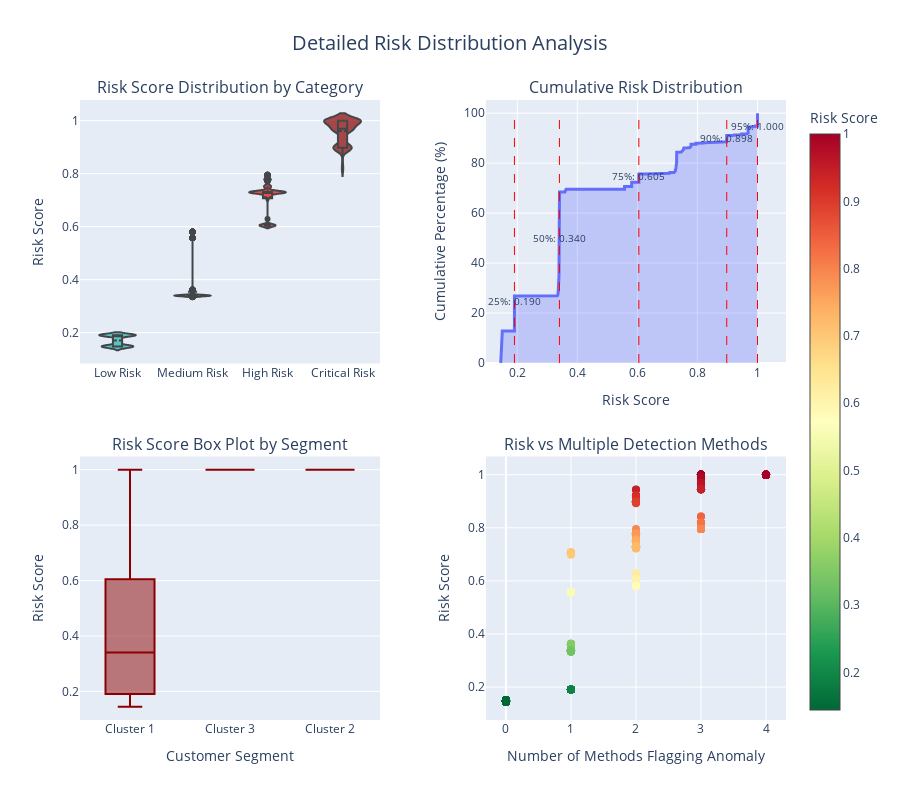

The code cell stored with this chart in its notebook:
### Markdown cell above
# 3.1 Detailed Risk Analysis
In-depth analysis of risk distribution and patterns.

### Code cell
print("\n📊 DETAILED RISK DISTRIBUTION ANALYSIS")
print("="*60)

# Create comprehensive risk analysis dashboard
fig = make_subplots(
    rows=2, cols=2,
    subplot_titles=('Risk Score Distribution by Category',
                    'Cumulative Risk Distribution',
                    'Risk Score Box Plot by Segment',
                    'Risk vs Multiple Detection Methods'),
    specs=[[{'type': 'violin'}, {'type': 'scatter'}],
           [{'type': 'box'}, {'type': 'scatter'}]],
    vertical_spacing=0.15,
    horizontal_spacing=0.15
)

# Plot 1: Risk Score Distribution by Category (Violin Plot)
for i, category in enumerate(['Low Risk', 'Medium Risk', 'High Risk', 'Critical Risk']):
    if category in df_results['Risk_Category'].unique():
        category_data = df_results[df_results['Risk_Category'] == category]['Risk_Score_Final']
        fig.add_trace(
            go.Violin(
                y=category_data,
                name=category,
                box_visible=True,
                meanline_visible=True,
                fillcolor='lightseagreen' if category == 'Low Risk' else 
                        'orange' if category == 'Medium Risk' else
                        'red' if category == 'High Risk' else 'darkred',
                line_color='black',
                opacity=0.7
            ),
            row=1, col=1
        )

fig.update_yaxes(title_text="Risk Score", row=1, col=1)

# Plot 2: Cumulative Risk Distribution
sorted_scores = np.sort(df_results['Risk_Score_Final'])
cumulative_dist = np.arange(1, len(sorted_scores) + 1) / len(sorted_scores)

fig.add_trace(
    go.Scatter(
        x=sorted_scores,
        y=cumulative_dist * 100,
        mode='lines',
        line=dict(color='#636EFA', width=3),
        fill='tozeroy',
        fillcolor='rgba(99, 110, 250, 0.3)',
        name='Cumulative Distribution'
    ),
    row=1, col=2
)

# Add percentile lines
percentiles = [25, 50, 75, 90, 95]
percentile_values = np.percentile(df_results['Risk_Score_Final'], percentiles)

for pct, val in zip(percentiles, percentile_values):
    fig.add_shape(
        type="line",
        x0=val, x1=val,
        y0=0, y1=100,
        line=dict(color="red", width=1, dash="dash"),
        row=1, col=2
    )
    fig.add_annotation(
        x=val, y=pct,
        text=f"{pct}%: {val:.3f}",
        showarrow=False,
        font=dict(size=10),
        row=1, col=2
    )

fig.update_xaxes(title_text="Risk Score", row=1, col=2)
fig.update_yaxes(title_text="Cumulative Percentage (%)", row=1, col=2)

# Plot 3: Risk Score Box Plot by Segment
if 'Segment_Name' in df_results.columns:
    # Get top 5 segments by count
    top_segments = df_results['Segment_Name'].value_counts().head(5).index
    
    for segment in top_segments:
        segment_data = df_results[df_results['Segment_Name'] == segment]['Risk_Score_Final']
        fig.add_trace(
            go.Box(
                y=segment_data,
                name=segment[:20],  # Truncate long names
                boxpoints='outliers',
                marker_color='lightcoral',
                line_color='darkred'
            ),
            row=2, col=1
        )
    
    fig.update_yaxes(title_text="Risk Score", row=2, col=1)
    fig.update_xaxes(title_text="Customer Segment", row=2, col=1)

# Plot 4: Risk vs Multiple Detection Methods
if all(col in df_results.columns for col in ['Z_Score', 'IQR', 'Isolation_Forest', 'LOF']):
    # Calculate agreement score
    df_results['Method_Agreement'] = df_results[['Z_Score', 'IQR', 'Isolation_Forest', 'LOF']].sum(axis=1)
    
    fig.add_trace(
        go.Scatter(
            x=df_results['Method_Agreement'],
            y=df_results['Risk_Score_Final'],
            mode='markers',
            marker=dict(
                size=8,
                color=df_results['Risk_Score_Final'],
                colorscale='RdYlGn_r',
                showscale=True,
                colorbar=dict(title="Risk Score")
            ),
            text=df_results.apply(
                lambda row: f"Account: {row['Account_Number']}<br>" +
                           f"Methods: {row['Method_Agreement']}/4<br>" +
                           f"Risk: {row['Risk_Score_Final']:.3f}",
                axis=1
            ),
            hoverinfo='text',
            name='Customers'
        ),
        row=2, col=2
    )
    
    fig.update_xaxes(title_text="Number of Methods Flagging Anomaly", row=2, col=2)
    fig.update_yaxes(title_text="Risk Score", row=2, col=2)

# Update layout
fig.update_layout(
    height=800,
    showlegend=False,
    title_text="Detailed Risk Distribution Analysis",
    title_font_size=20,
    title_x=0.5
)

fig.show()

### Figure 1 — Plotly figure (JSON) as saved in the notebook; plotly's stock layout.template omitted (floating-point values rounded to 4 significant figures; data arrays with more than 128 entries replaced by an {"elided": "..."} marker saying what was removed)
{"data": [{"box": {"visible": true}, "fillcolor": "lightseagreen", "line": {"color": "black"}, "meanline": {"visible": true}, "name": "Low Risk", "opacity": 0.7, "type": "violin", "xaxis": "x", "y": {"elided": "1046 float values"}, "yaxis": "y"}, {"box": {"visible": true}, "fillcolor": "orange", "line": {"color": "black"}, "meanline": {"visible": true}, "name": "Medium Risk", "opacity": 0.7, "type": "violin", "xaxis": "x", "y": {"elided": "1769 float values"}, "yaxis": "y"}, {"box": {"visible": true}, "fillcolor": "red", "line": {"color": "black"}, "meanline": {"visible": true}, "name": "High Risk", "opacity": 0.7, "type": "violin", "xaxis": "x", "y": {"elided": "611 float values"}, "yaxis": "y"}, {"box": {"visible": true}, "fillcolor": "darkred", "line": {"color": "black"}, "meanline": {"visible": true}, "name": "Critical Risk", "opacity": 0.7, "type": "violin", "xaxis": "x", "y": {"elided": "467 float values"}, "yaxis": "y"}, {"fill": "tozeroy", "fillcolor": "rgba(99, 110, 250, 0.3)", "line": {"color": "#636EFA", "width": 3}, "mode": "lines", "name": "Cumulative Distribution", "type": "scatter", "x": {"elided": "3893 float values"}, "xaxis": "x2", "y": {"elided": "3893 float values"}, "yaxis": "y2"}, {"boxpoints": "outliers", "line": {"color": "darkred"}, "marker": {"color": "lightcoral"}, "name": "Cluster 1", "type": "box", "xaxis": "x3", "y": {"elided": "3875 float values"}, "yaxis": "y3"}, {"boxpoints": "outliers", "line": {"color": "darkred"}, "marker": {"color": "lightcoral"}, "name": "Cluster 3", "type": "box", "xaxis": "x3", "y": [1.0, 1.0, 1.0, 1.0, 1.0, 1.0, 1.0, 1.0, 1.0, 1.0, 1.0, 1.0, 1.0, 1.0, 1.0], "yaxis": "y3"}, {"boxpoints": "outliers", "line": {"color": "darkred"}, "marker": {"color": "lightcoral"}, "name": "Cluster 2", "type": "box", "xaxis": "x3", "y": [1.0, 1.0, 1.0], "yaxis": "y3"}, {"hoverinfo": "text", "marker": {"color": {"elided": "3893 float values"}, "colorbar": {"title": {"text": "Risk Score"}}, "colorscale": [[0, "rgb(0,104,55)"], [0.1, "rgb(26,152,80)"], [0.2, "rgb(102,189,99)"], [0.3, "rgb(166,217,106)"], [0.4, "rgb(217,239,139)"], [0.5, "rgb(255,255,191)"], [0.6, "rgb(254,224,139)"], [0.7, "rgb(253,174,97)"], [0.8, "rgb(244,109,67)"], [0.9, "rgb(215,48,39)"], [1, "rgb(165,0,38)"]], "showscale": true, "size": 8}, "mode": "markers", "name": "Customers", "text": {"elided": "3893 str values"}, "type": "scatter", "x": {"elided": "3893 int values"}, "xaxis": "x4", "y": {"elided": "3893 float values"}, "yaxis": "y4"}], "layout": {"annotations": [{"font": {"size": 16}, "showarrow": false, "text": "Risk Score Distribution by Category", "x": 0.2125, "xanchor": "center", "xref": "paper", "y": 1, "yanchor": "bottom", "yref": "paper"}, {"font": {"size": 16}, "showarrow": false, "text": "Cumulative Risk Distribution", "x": 0.7875, "xanchor": "center", "xref": "paper", "y": 1, "yanchor": "bottom", "yref": "paper"}, {"font": {"size": 16}, "showarrow": false, "text": "Risk Score Box Plot by Segment", "x": 0.2125, "xanchor": "center", "xref": "paper", "y": 0.425, "yanchor": "bottom", "yref": "paper"}, {"font": {"size": 16}, "showarrow": false, "text": "Risk vs Multiple Detection Methods", "x": 0.7875, "xanchor": "center", "xref": "paper", "y": 0.425, "yanchor": "bottom", "yref": "paper"}, {"font": {"size": 10}, "showarrow": false, "text": "25%: 0.190", "x": 0.1905, "xref": "x2", "y": 25, "yref": "y2"}, {"font": {"size": 10}, "showarrow": false, "text": "50%: 0.340", "x": 0.3403, "xref": "x2", "y": 50, "yref": "y2"}, {"font": {"size": 10}, "showarrow": false, "text": "75%: 0.605", "x": 0.6048, "xref": "x2", "y": 75, "yref": "y2"}, {"font": {"size": 10}, "showarrow": false, "text": "90%: 0.898", "x": 0.8976, "xref": "x2", "y": 90, "yref": "y2"}, {"font": {"size": 10}, "showarrow": false, "text": "95%: 1.000", "x": 1, "xref": "x2", "y": 95, "yref": "y2"}], "height": 800, "shapes": [{"line": {"color": "red", "dash": "dash", "width": 1}, "type": "line", "x0": 0.1905, "x1": 0.1905, "xref": "x2", "y0": 0, "y1": 100, "yref": "y2"}, {"line": {"color": "red", "dash": "dash", "width": 1}, "type": "line", "x0": 0.3403, "x1": 0.3403, "xref": "x2", "y0": 0, "y1": 100, "yref": "y2"}, {"line": {"color": "red", "dash": "dash", "width": 1}, "type": "line", "x0": 0.6048, "x1": 0.6048, "xref": "x2", "y0": 0, "y1": 100, "yref": "y2"}, {"line": {"color": "red", "dash": "dash", "width": 1}, "type": "line", "x0": 0.8976, "x1": 0.8976, "xref": "x2", "y0": 0, "y1": 100, "yref": "y2"}, {"line": {"color": "red", "dash": "dash", "width": 1}, "type": "line", "x0": 1, "x1": 1, "xref": "x2", "y0": 0, "y1": 100, "yref": "y2"}], "showlegend": false, "title": {"font": {"size": 20}, "text": "Detailed Risk Distribution Analysis", "x": 0.5}, "xaxis": {"anchor": "y", "domain": [0, 0.425]}, "xaxis2": {"anchor": "y2", "domain": [0.575, 1], "title": {"text": "Risk Score"}}, "xaxis3": {"anchor": "y3", "domain": [0, 0.425], "title": {"text": "Customer Segment"}}, "xaxis4": {"anchor": "y4", "domain": [0.575, 1], "title": {"text": "Number of Methods Flagging Anomaly"}}, "yaxis": {"anchor": "x", "domain": [0.575, 1], "title": {"text": "Risk Score"}}, "yaxis2": {"anchor": "x2", "domain": [0.575, 1], "title": {"text": "Cumulative Percentage (%)"}}, "yaxis3": {"anchor": "x3", "domain": [0, 0.425], "title": {"text": "Risk Score"}}, "yaxis4": {"anchor": "x4", "domain": [0, 0.425], "title": {"text": "Risk Score"}}}}
